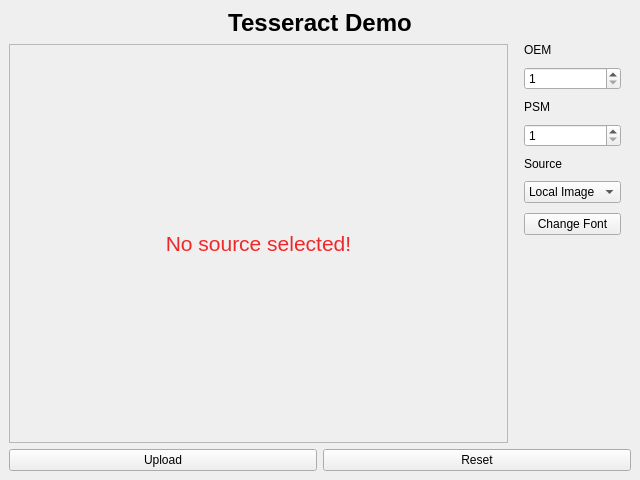
<?xml version="1.0" encoding="UTF-8"?>
<ui version="4.0">
 <class>MainWindow</class>
 <widget class="QMainWindow" name="MainWindow">
  <property name="geometry">
   <rect>
    <x>0</x>
    <y>0</y>
    <width>640</width>
    <height>480</height>
   </rect>
  </property>
  <property name="windowTitle">
   <string>Tesseract Demo</string>
  </property>
  <widget class="QWidget" name="centralwidget">
   <layout class="QVBoxLayout" name="verticalLayout">
    <item>
     <widget class="QLabel" name="lblAppName">
      <property name="text">
       <string>&lt;html&gt;&lt;head/&gt;&lt;body&gt;&lt;p align=&quot;center&quot;&gt;&lt;span style=&quot; font-size:18pt; font-weight:600;&quot;&gt;Tesseract Demo&lt;/span&gt;&lt;/p&gt;&lt;/body&gt;&lt;/html&gt;</string>
      </property>
     </widget>
    </item>
    <item>
     <layout class="QVBoxLayout" name="verticalLayout_6">
      <item>
       <layout class="QHBoxLayout" name="horizontalLayout">
        <item>
         <layout class="QVBoxLayout" name="verticalLayout_5">
          <item>
           <spacer name="horizontalSpacer">
            <property name="orientation">
             <enum>Qt::Horizontal</enum>
            </property>
            <property name="sizeType">
             <enum>QSizePolicy::Expanding</enum>
            </property>
            <property name="sizeHint" stdset="0">
             <size>
              <width>40</width>
              <height>1</height>
             </size>
            </property>
           </spacer>
          </item>
          <item>
           <widget class="QLabel" name="imgFrame">
            <property name="sizePolicy">
             <sizepolicy hsizetype="Preferred" vsizetype="Expanding">
              <horstretch>0</horstretch>
              <verstretch>0</verstretch>
             </sizepolicy>
            </property>
            <property name="frameShape">
             <enum>QFrame::StyledPanel</enum>
            </property>
            <property name="frameShadow">
             <enum>QFrame::Raised</enum>
            </property>
            <property name="text">
             <string>&lt;html&gt;&lt;head/&gt;&lt;body&gt;&lt;p align=&quot;center&quot;&gt;&lt;span style=&quot; font-size:16pt; color:#ef2929;&quot;&gt;No source selected!&lt;/span&gt;&lt;/p&gt;&lt;/body&gt;&lt;/html&gt;</string>
            </property>
            <property name="alignment">
             <set>Qt::AlignCenter</set>
            </property>
           </widget>
          </item>
         </layout>
        </item>
        <item>
         <layout class="QVBoxLayout" name="verticalLayout_2">
          <property name="spacing">
           <number>10</number>
          </property>
          <property name="leftMargin">
           <number>10</number>
          </property>
          <property name="rightMargin">
           <number>10</number>
          </property>
          <item>
           <widget class="QLabel" name="lblOem">
            <property name="text">
             <string>OEM</string>
            </property>
           </widget>
          </item>
          <item>
           <widget class="QSpinBox" name="spnOem">
            <property name="minimum">
             <number>1</number>
            </property>
            <property name="maximum">
             <number>3</number>
            </property>
           </widget>
          </item>
          <item>
           <widget class="QLabel" name="lblPsm">
            <property name="text">
             <string>PSM</string>
            </property>
           </widget>
          </item>
          <item>
           <widget class="QSpinBox" name="spnPsm">
            <property name="minimum">
             <number>1</number>
            </property>
            <property name="maximum">
             <number>13</number>
            </property>
            <property name="value">
             <number>1</number>
            </property>
           </widget>
          </item>
          <item>
           <widget class="QLabel" name="lblSrc">
            <property name="text">
             <string>Source</string>
            </property>
           </widget>
          </item>
          <item>
           <widget class="QComboBox" name="cmboxSrc">
            <property name="sizePolicy">
             <sizepolicy hsizetype="Maximum" vsizetype="Fixed">
              <horstretch>0</horstretch>
              <verstretch>0</verstretch>
             </sizepolicy>
            </property>
            <item>
             <property name="text">
              <string>Local Image</string>
             </property>
            </item>
            <item>
             <property name="text">
              <string>URL</string>
             </property>
            </item>
            <item>
             <property name="text">
              <string>Camera</string>
             </property>
            </item>
           </widget>
          </item>
          <item>
           <widget class="QPushButton" name="btnColor">
            <property name="text">
             <string>Change Font</string>
            </property>
           </widget>
          </item>
          <item>
           <spacer name="verticalSpacer">
            <property name="orientation">
             <enum>Qt::Vertical</enum>
            </property>
            <property name="sizeHint" stdset="0">
             <size>
              <width>20</width>
              <height>40</height>
             </size>
            </property>
           </spacer>
          </item>
         </layout>
        </item>
       </layout>
      </item>
     </layout>
    </item>
    <item>
     <layout class="QHBoxLayout" name="horizontalLayout_2">
      <item>
       <widget class="QPushButton" name="btnAction">
        <property name="text">
         <string>Upload</string>
        </property>
       </widget>
      </item>
      <item>
       <widget class="QPushButton" name="btnReset">
        <property name="text">
         <string>Reset</string>
        </property>
       </widget>
      </item>
     </layout>
    </item>
   </layout>
  </widget>
 </widget>
 <resources/>
 <connections/>
</ui>
